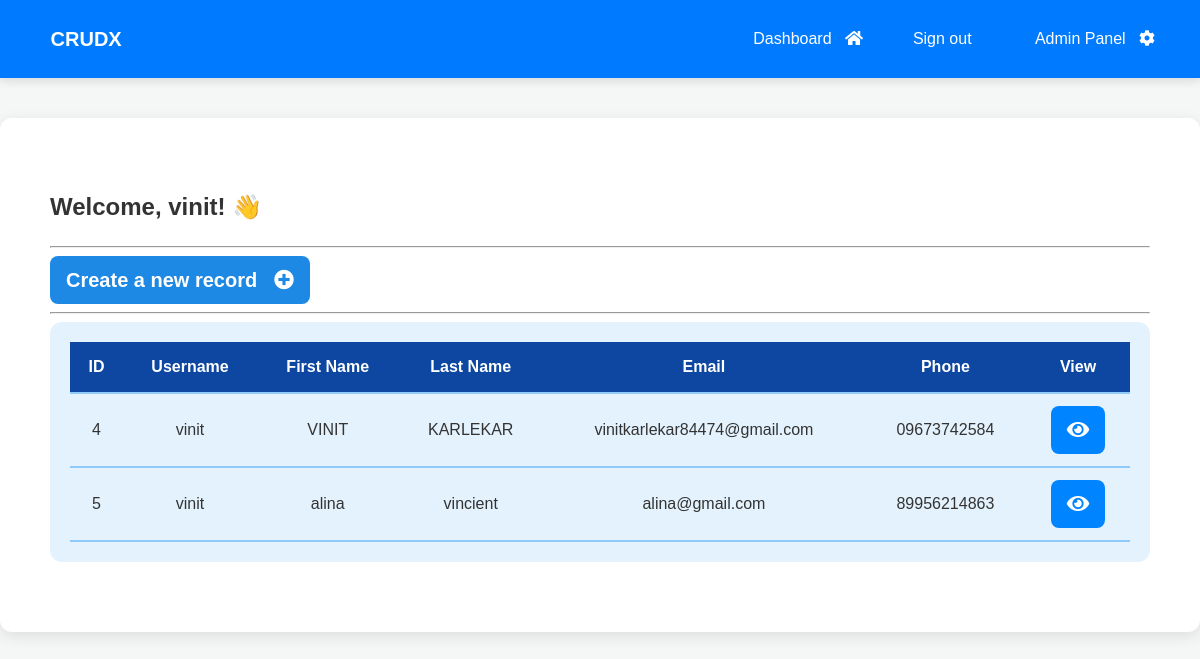
Page /dashboard/ (signed in) on the committed database.
### webapp/models.py (models this page shows, shortened)
class Record(models.Model):
    user = models.ForeignKey(User, on_delete=models.CASCADE, null=True, blank=True)
    first_name = models.CharField(max_length=100)
    last_name = models.CharField(max_length=100)
    email = models.CharField(max_length=255)
    phone = models.CharField(max_length=20)

### webapp/views.py (the view)
# urls.py: path('dashboard/', views.dashboard, name='dashboard'),
@login_required
def dashboard(request):
    records = Record.objects.filter(user=request.user)
    context = {'records': records}
    return render(request, 'webapp/dashboard.html', context)

### webapp/templates/webapp/dashboard.html
{% extends 'webapp/base.html' %}
{% block content %}
    <h2> Welcome, {{ user }}! 👋 </h2>
    <hr>
    <link rel="stylesheet" href="https://cdnjs.cloudflare.com/ajax/libs/font-awesome/5.15.4/css/all.min.css">
    <a class="btn btn-primary btn-small" href="{% url 'create-record' %}">
        Create a new record &nbsp; <i class="fa fa-plus-circle" aria-hidden="true"></i>
    </a>
    <hr>
    <div class="table-wrapper">
        <table class="custom-table">
            <thead>
                <tr>
                    <th> ID </th>
                    <th> Username </th>
                    <th> First Name </th>
                    <th> Last Name </th>
                    <th> Email </th>
                    <th> Phone </th>
                    <th> View </th>
                </tr>
            </thead>
            <tbody>
            {% if records %}
                {% for record in records %}
                <tr>
                    <td> {{ record.id }} </td>
                    <td> {{ record.user.username }} </td>
                    <td> {{ record.first_name }} </td>
                    <td> {{ record.last_name }} </td>
                    <td> {{ record.email }} </td>
                    <td> {{ record.phone }} </td>
                    <td>
                        <a class="btn btn-success btn-small" href="{% url 'view-record' record.id %}">
                            <i class="fa fa-eye" aria-hidden="true"></i>
                        </a>
                    </td>
                </tr>
                {% endfor %}
            {% else %}
                <tr>
                    <td colspan="7" class="text-center">No records found.</td>
                </tr>
            {% endif %}
            </tbody>
        </table>
    </div>
{% endblock %}

### webapp/templates/webapp/base.html (shortened to what this page needs)
{% load static %}
<!DOCTYPE html>
<html lang="en">
<head>
    <link rel="stylesheet" href="{% static 'css/style.css' %}">
</head>
<body>
    {% include 'webapp/navbar.html' %}
    <div class="container">
        <div class="content-wrapper">
            {% block content %}
            {% endblock %}
        </div>
    </div>
</body>
</html>

### webapp/templates/webapp/navbar.html (shortened to what this page needs)
<nav class="navbar">
    <a class="navbar-brand" href="{% url '' %}">
        &nbsp;CRUDX
    </a>
    <div class="navbar-links">
        {% if user.is_authenticated %}
            <a class="nav-link" href="{% url 'dashboard' %}">
                Dashboard &nbsp; <i class="fa fa-home" aria-hidden="true"></i>
            </a>
            <a class="nav-link" href="{% url 'user-logout' %}">
                Sign out &nbsp;
            </a>
            <a class="nav-link" href="{% url 'admin:index' %}">
                Admin Panel &nbsp; <i class="fa fa-cog" aria-hidden="true"></i>
            </a>
        {% endif %}
    </div>
</nav>

### static/css/style.css (style rules this page uses)
body { font-family: 'Arial', sans-serif; background-color: #f4f7f6; color: #333; margin: 0; padding: 0; box-sizing: border-box; line-height: 1.6; }
a { color: #1e88e5; text-decoration: none; transition: color 0.3s ease; }
.container { max-width: 1200px; margin: 40px auto; padding: 20px; background-color: #ffffff; border-radius: 12px; box-shadow: 0 4px 15px rgba(0, 0, 0, 0.1); }
.content-wrapper { padding: 30px; }
.navbar { background-color: #007bff; padding: 15px 30px; color: #fff; box-shadow: 0 4px 8px rgba(0, 0, 0, 0.1); display: flex; justify-content: space-between; align-items: center; text-decoration: none; }
.navbar a { color: #fff; padding: 8px 15px; border-radius: 5px; text-decoration: none; }
.navbar-brand { font-size: 20px; font-weight: bold; text-decoration: none; }
.navbar-links { display: flex; gap: 20px; }
.btn { padding: 8px 8px; border-radius: 8px; cursor: pointer; font-weight: bold; transition: background-color 0.3s ease, transform 0.2s ease; border: none; text-align: center; display: inline-block; font-size: 20px; }
.btn-success { background-color: #0084ff; color: #ffffff; font-size: 20px; }
.btn-primary { background-color: #1e88e5; color: #ffffff; font-size: 20px; }
.btn-small { padding: 8px 16px; font-size: 14px; font-size: 20px; }
.table-wrapper { overflow-x: auto; background-color: #e3f2fd; border-radius: 12px; padding: 20px; margin-bottom: 20px; }
.custom-table { width: 100%; border-collapse: collapse; }
.custom-table th, .custom-table td { padding: 12px; text-align: center; border-bottom: 2px solid #90caf9; }
.custom-table th { background-color: #0d47a1; color: #ffffff; }

### rows in the picture
Record: id "4", user.username "vinit", first_name "VINIT", last_name "KARLEKAR", email "vinitkarlekar84474@gmail.com", phone "09673742584"
Record: id "5", user.username "vinit", first_name "alina", last_name "vincient", email "alina@gmail.com", phone "89956214863"

### other values in the picture
{{ user }} "vinit"
